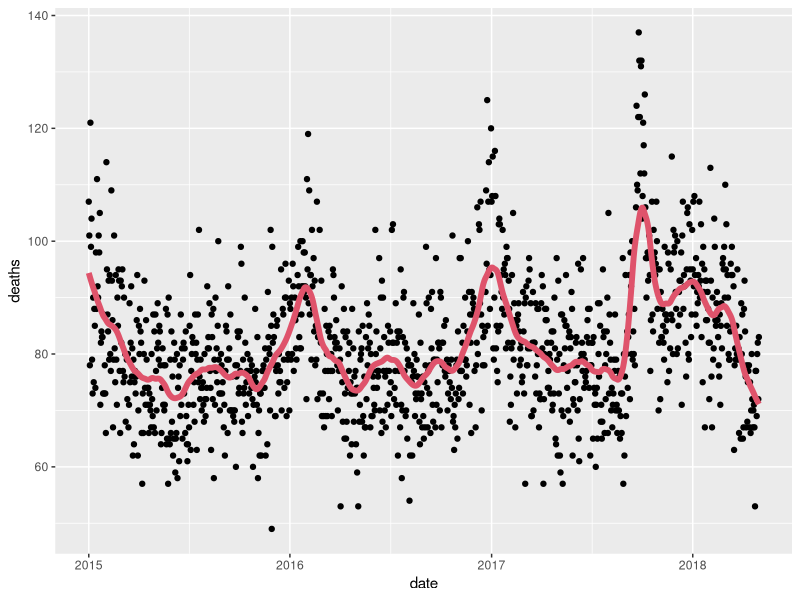
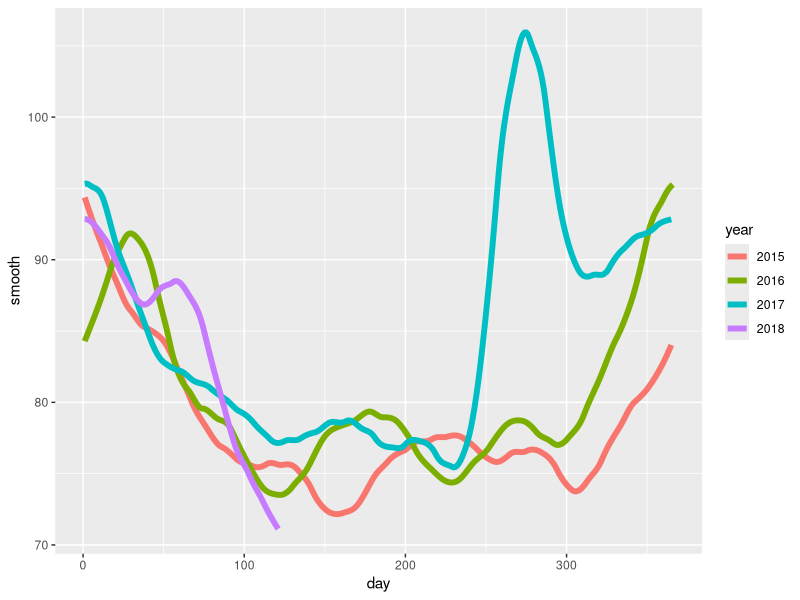

The R script that drew these images, in order:
library(tidyverse)
library(lubridate)
library(purrr)
library(pdftools)

fn <- system.file("extdata", "RD-Mortality-Report_2015-18-180531.pdf", package="dslabs")
dat <- map_df(str_split(pdf_text(fn), "\n"), function(s){
  s <- str_trim(s)
  header_index <- str_which(s, "2015")[1]
  tmp <- str_split(s[header_index], "\\s+", simplify = TRUE)
  month <- tmp[1]
  header <- tmp[-1]
  tail_index  <- str_which(s, "Total")
  n <- str_count(s, "\\d+")
  out <- c(1:header_index, which(n==1), which(n>=28), tail_index:length(s))
  s[-out] %>%
    str_remove_all("[^\\d\\s]") %>%
    str_trim() %>%
    str_split_fixed("\\s+", n = 6) %>%
    .[,1:5] %>%
    as_data_frame() %>% 
    setNames(c("day", header)) %>%
    mutate(month = month,
           day = as.numeric(day)) %>%
    gather(year, deaths, -c(day, month)) %>%
    mutate(deaths = as.numeric(deaths))
}) %>%
  mutate(month = recode(month, "JAN" = 1, "FEB" = 2, "MAR" = 3, "APR" = 4, "MAY" = 5, "JUN" = 6, 
                        "JUL" = 7, "AGO" = 8, "SEP" = 9, "OCT" = 10, "NOV" = 11, "DEC" = 12)) %>%
  mutate(date = make_date(year, month, day)) %>%
  filter(date <= "2018-05-01")

span <- 60 / as.numeric(diff(range(dat$date)))
fit <- dat %>% mutate(x = as.numeric(date)) %>% loess(deaths ~ x, data = ., span = span, degree = 1)
dat %>% mutate(smooth = predict(fit, as.numeric(date))) %>%
  ggplot() +
  geom_point(aes(date, deaths)) +
  geom_line(aes(date, smooth), lwd = 2, col = 2)


dat %>% 
  mutate(smooth = predict(fit, as.numeric(date)), day = yday(date), year = as.character(year(date))) %>%
  ggplot(aes(day, smooth, col = year)) +
  geom_line(lwd = 2)
